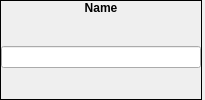
       <widget class="QWidget" name="widget" native="true">
        <property name="sizePolicy">
         <sizepolicy hsizetype="Preferred" vsizetype="Fixed">
          <horstretch>0</horstretch>
          <verstretch>0</verstretch>
         </sizepolicy>
        </property>
        <layout class="QHBoxLayout" name="horizontalLayout_135">
         <property name="spacing">
          <number>3</number>
         </property>
         <property name="margin">
          <number>0</number>
         </property>
         <item>
          <widget class="QFrame" name="frmName">
           <property name="sizePolicy">
            <sizepolicy hsizetype="Fixed" vsizetype="Preferred">
             <horstretch>0</horstretch>
             <verstretch>0</verstretch>
            </sizepolicy>
           </property>
           <property name="frameShape">
            <enum>QFrame::Box</enum>
           </property>
           <property name="frameShadow">
            <enum>QFrame::Plain</enum>
           </property>
           <layout class="QVBoxLayout" name="verticalLayout_285">
            <property name="spacing">
             <number>0</number>
            </property>
            <property name="margin">
             <number>0</number>
            </property>
            <item>
             <widget class="QLabel" name="label_210">
              <property name="sizePolicy">
               <sizepolicy hsizetype="Preferred" vsizetype="Fixed">
                <horstretch>0</horstretch>
                <verstretch>0</verstretch>
               </sizepolicy>
              </property>
              <property name="font">
               <font>
                <weight>75</weight>
                <bold>true</bold>
               </font>
              </property>
              <property name="text">
               <string>Name</string>
              </property>
              <property name="alignment">
               <set>Qt::AlignCenter</set>
              </property>
             </widget>
            </item>
            <item>
             <widget class="QWidget" name="widget_170" native="true">
              <layout class="QVBoxLayout" name="verticalLayout_284">
               <property name="spacing">
                <number>0</number>
               </property>
               <property name="margin">
                <number>0</number>
               </property>
               <item>
                <widget class="QLineEdit" name="leName">
                 <property name="minimumSize">
                  <size>
                   <width>200</width>
                   <height>0</height>
                  </size>
                 </property>
                 <property name="maximumSize">
                  <size>
                   <width>200</width>
                   <height>16777215</height>
                  </size>
                 </property>
                 <property name="text">
                  <string/>
                 </property>
                 <property name="maxLength">
                  <number>16</number>
                 </property>
                </widget>
               </item>
              </layout>
             </widget>
            </item>
           </layout>
          </widget>
         </item>
         <item>
          <widget class="QFrame" name="frame_195">
           <property name="frameShape">
            <enum>QFrame::Box</enum>
           </property>
           <property name="frameShadow">
            <enum>QFrame::Plain</enum>
           </property>
          </widget>
         </item>
        </layout>
       </widget>
